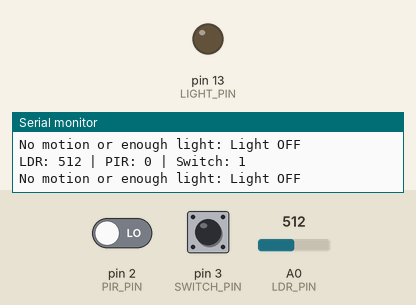
Recording of a sketch running on a simulated Arduino Uno, built with avr-gcc and run on an emulated ATmega328P. On the bench: output pins drawn as LEDs (lit = HIGH), the last lines printed to the serial monitor. The test bench sets the inputs (shaded band); at power-on: pin 3 (SWITCH_PIN) HIGH, pin 2 (PIR_PIN) LOW, A0 (LDR_PIN) = 512.

Above: at 1.3 s.
1.4 s: pin 3 (SWITCH_PIN) pulled LOW for 0.6 s
At 1.9 s:
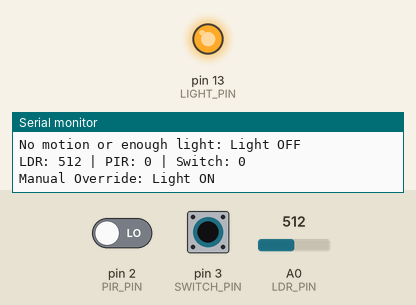
3.5 s: pin 3 (SWITCH_PIN) pulled LOW for 3.2 s
At 7.8 s:
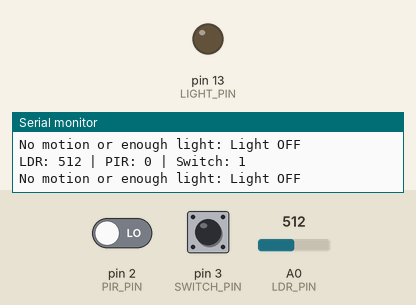
Timing chart, 0 to 9.3 s (numbered marks = the images above; inputs shaded):
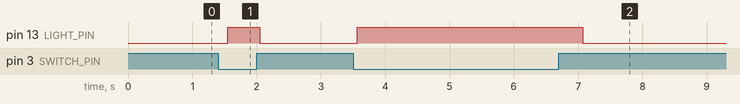

The sketch:

arduino_code.ino
```cpp
/*
  🔆 Smart Home Lighting System
  Arduino Uno + PIR + LDR + Manual Switch

  Features:
  - Lights turn ON when motion is detected and it's dark
  - Lights turn OFF automatically when no motion is detected
  - Manual switch can override the system (force ON/OFF)
*/

#define PIR_PIN 2         // PIR motion sensor input
#define LDR_PIN A0        // LDR sensor input
#define SWITCH_PIN 3      // Manual push button
#define LIGHT_PIN 13      // Light output (LED or relay)

int ldrValue = 0;         // Store LDR reading
int motionDetected = 0;   // Store PIR state
int manualState = 0;      // Manual switch state

void setup() {
  pinMode(PIR_PIN, INPUT);
  pinMode(SWITCH_PIN, INPUT_PULLUP);
  pinMode(LIGHT_PIN, OUTPUT);

  Serial.begin(9600);
  Serial.println("Smart Home Lighting System Started");
}

void loop() {
  // Read sensors
  ldrValue = analogRead(LDR_PIN);
  motionDetected = digitalRead(PIR_PIN);
  manualState = digitalRead(SWITCH_PIN);

  // Print debug info
  Serial.print("LDR: "); Serial.print(ldrValue);
  Serial.print(" | PIR: "); Serial.print(motionDetected);
  Serial.print(" | Switch: "); Serial.println(manualState);

  // Manual override (button pressed = force ON)
  if (manualState == LOW) {
    digitalWrite(LIGHT_PIN, HIGH);
    Serial.println("Manual Override: Light ON");
  }
  else {
    // Auto mode: check sensors
    if (motionDetected == HIGH && ldrValue < 400) {
      digitalWrite(LIGHT_PIN, HIGH);
      Serial.println("Motion + Dark: Light ON");
    } else {
      digitalWrite(LIGHT_PIN, LOW);
      Serial.println("No motion or enough light: Light OFF");
    }
  }

  delay(500);
}
```

Measured:
- after the input at 1.4 s, pin 13 (LIGHT_PIN): LOW → HIGH after 0.15 s, → LOW 0.50 s later
- after the input at 3.5 s, pin 13 (LIGHT_PIN): LOW → HIGH after 0.06 s, → LOW 3.5 s later
